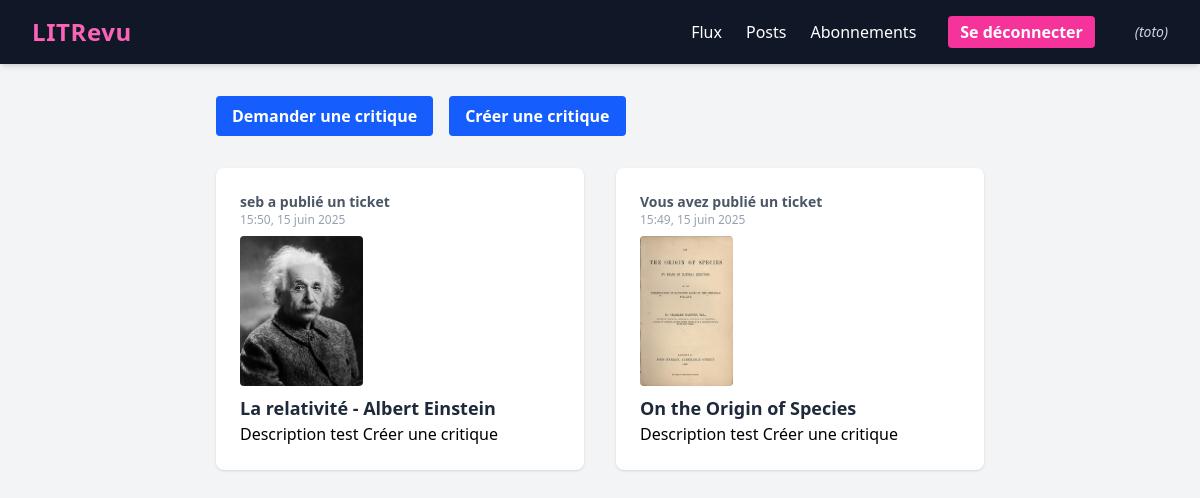
The app's page /flux/ (signed in), older data.
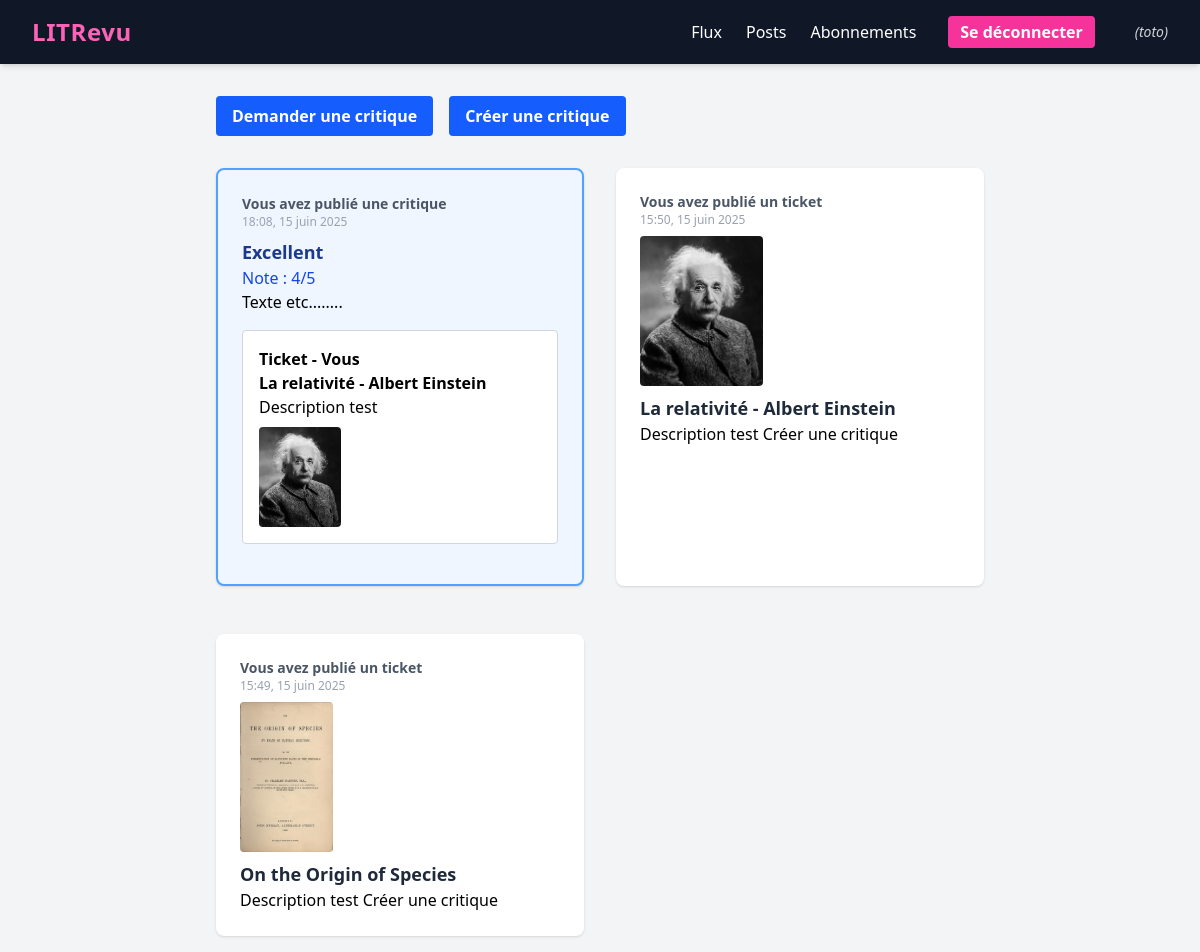
The same page, newer data.
### authentication/models.py (models this page shows)
class User(AbstractUser):
    CREATOR = 'CREATOR'
    SUBSCRIBER = 'SUBSCRIBER'
    ROLE_CHOICES = (
        (CREATOR, 'Créateur'),
        (SUBSCRIBER, 'Abonné'),
    )
    profile_photo = models.ImageField(verbose_name='photo de profil')
    role = models.CharField(max_length=30, choices=ROLE_CHOICES, verbose_name='rôle')
    follows = models.ManyToManyField(
        'self',
        symmetrical=False,
        verbose_name='suit'
    )

### review/models.py (models this page shows, shortened)
class Ticket(models.Model):
    title = models.CharField(max_length=128, default="Titre")
    description = models.CharField(max_length=2048, blank=True)
    user = models.ForeignKey(
        to=settings.AUTH_USER_MODEL, on_delete=models.CASCADE)
    image = models.ImageField(blank=True, null=True)  # upload_to='tickets/',
    time_created = models.DateTimeField(default=timezone.now)

class Review(models.Model):
    ticket = models.ForeignKey(to=Ticket, on_delete=models.CASCADE)
    rating = models.PositiveSmallIntegerField(
        validators=[MinValueValidator(0), MaxValueValidator(5)])
    headline = models.CharField(max_length=128)
    body = models.CharField(max_length=8192, blank=True)
    user = models.ForeignKey(
        to=settings.AUTH_USER_MODEL, on_delete=models.CASCADE)
    time_created = models.DateTimeField(auto_now_add=True)

### review/views.py (the view)
# urls.py: path('flux/', review.views.flux, name='flux'),
@login_required
def flux(request):
    followed_users = models.UserFollows.objects.filter(user=request.user).values_list('followed_user', flat=True)
    users_to_show = list(followed_users) + [request.user.id]
    tickets = models.Ticket.objects.filter(user__id__in=users_to_show)
    reviews = models.Review.objects.filter(user__id__in=users_to_show)
    user_tickets = models.Ticket.objects.filter(user=request.user)
    reviews_on_user_tickets = models.Review.objects.filter(ticket__in=user_tickets)
    reviews = reviews | reviews_on_user_tickets  # Utilisez union si reviews est un QuerySet
    for t in tickets:
        t.post_type = 'ticket'
    for r in reviews:
        r.post_type = 'review'
    flux = sorted(
        list(tickets) + list(reviews),
        key=lambda obj: getattr(obj, 'time_created', None),
        reverse=True
    )
    return render(request, 'review/flux.html', context={'flux': flux}, )

### review/templates/review/flux.html
{% extends 'base.html' %}
{% block content %}
    <div class="flex gap-4 items-center mb-8">
        <a href="{% url 'ticket_create' %}">
            <button type="button" class="bg-blue-600 text-white px-4 py-2 rounded hover:bg-blue-700 font-semibold transition">Demander une critique</button>
        </a>
        <a href="{% url 'review_create' %}">
            <button type="button" class="bg-blue-600 text-white px-4 py-2 rounded hover:bg-blue-700 font-semibold transition">Créer une critique</button>
        </a>
    </div>
    <div class="grid grid-cols-1 md:grid-cols-2 gap-8">
        {% for post in flux %}
            {% if post.post_type == 'review' %}
                <div class="border-2 border-blue-400 bg-blue-50 rounded-lg shadow p-6 mb-4">
                    <p class="text-sm text-gray-600 font-semibold">{% if post.user == user %}Vous avez publié une critique{% else %}{{ post.user }} a publié une critique{% endif %}</p>
                    <p class="text-xs text-gray-400 mb-2">{{ post.time_created|date:"H:i, d F Y" }}</p>
                    <p class="font-bold text-lg text-blue-900">{{ post.headline }}</p>
                    <p class="text-blue-700">Note : {{ post.rating }}/5</p>
                    <p class="mb-2">{{ post.body }}</p>
                    <div class="border border-gray-300 bg-white rounded p-4 my-4">
                        <span class="font-semibold">Ticket - {% if post.ticket.user == user %}Vous{% else %}{{ post.ticket.user }}{% endif %}</span><br>
                        <span class="font-bold">{{ post.ticket.title }}</span><br>
                        <span>{{ post.ticket.description }}</span>
                        {% if post.ticket.image %}<br>
                            <img src="{{ post.ticket.image.url }}" class="max-w-[100px] max-h-[100px] rounded mt-2" />
                        {% endif %}
                    </div>
                </div>
            {% elif post.post_type == 'ticket' %}
                <div class="bg-white rounded-lg shadow p-6 mb-4">
                    <p class="text-sm text-gray-600 font-semibold">{% if post.user == user %}Vous avez publié un ticket{% else %}{{ post.user }} a publié un ticket{% endif %}</p>
                    <p class="text-xs text-gray-400 mb-2">{{ post.time_created|date:"H:i, d F Y" }}</p>
                    {% if post.image %}
                        <img src="{{ post.image.url }}" class="max-w-[150px] max-h-[150px] rounded mb-2" />
                    {% endif %}
                    <span class="font-bold text-lg text-gray-800">{{ post.title }}</span><br>
                    <span>{{ post.description }}</span>
                    <a href="{% url 'review_create_for_ticket' post.id %}">
                    <button type="button">Créer une critique</button>
                </a>
                </div>
            {% endif %}
        {% endfor %}
    </div>
{% endblock content %}

### templates/base.html (shortened to what this page needs)
{% load static tailwind_tags %}
<html class="h-full bg-gray-100">
    <head>
        {% tailwind_css %}
    </head>
    <body class="min-h-screen flex flex-col">
        <nav class="w-full bg-gray-900 text-white shadow-md py-4 px-8 flex items-center justify-between">
            <div class="flex items-center gap-4">
                <h1 class="text-2xl font-bold text-pink-400 tracking-wide">LITRevu</h1>
            </div>
            {% if user.is_authenticated %}
            <div class="flex items-center gap-6">
                <a href="{% url 'flux' %}" class="hover:text-pink-400 transition">Flux</a>
                <a href="{% url 'posts' %}" class="hover:text-pink-400 transition">Posts</a>
                <a href="{% url 'follow_users' %}" class="hover:text-pink-400 transition">Abonnements</a>
                <form action="{% url 'logout' %}" method="post" class="inline">
                    <button type="submit" class="ml-2 px-3 py-1 rounded bg-pink-500 hover:bg-pink-600 text-white font-semibold transition">Se déconnecter</button>
                </form>
                <span class="ml-4 text-sm italic text-gray-300">({{ user.username }})</span>
            </div>
            {% endif %}
        </nav>
        <main class="flex-1 w-full max-w-3xl mx-auto mt-8">
            {% block content %}{% endblock content %}
        </main>
    </body>
</html>

Row changes from the older to the newer data that the page shows:
added Review: shows "Vous avez publié une critique", time_created "18:08, 15 juin 2025", headline "Excellent", rating "4", body "Texte etc........", ticket "La relativité - Albert Einstein", ticket.description "Description test", ticket.image (picture)
changed Ticket "La relativité - Albert Einstein": user "seb" → (not shown); user_id "a publié un ticket" → "Vous avez publié un ticket"
